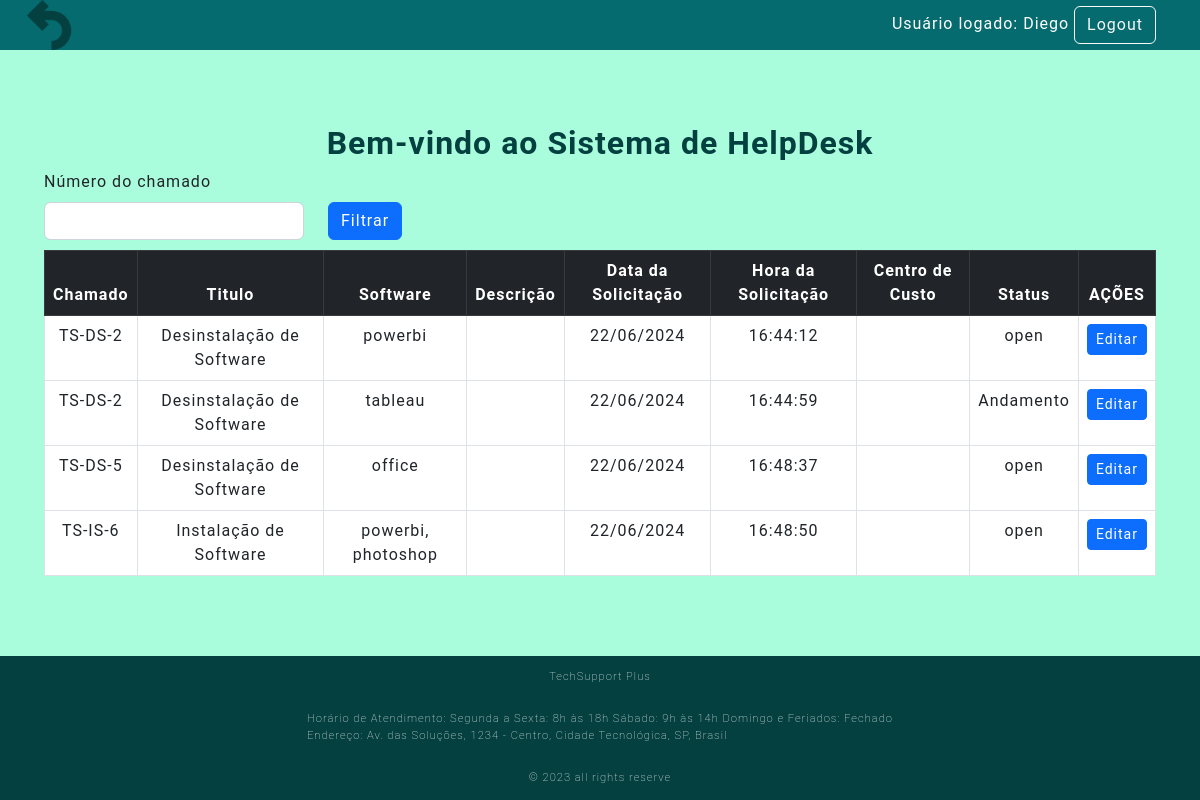
The page /tiket (signed in) on the database its author committed.
### Src/Model/Bd.py (models this page shows, shortened)
class CreatUser(UserMixin,db.Model):
    __tablename__ = "CreatUser"
    id = db.Column(db.Integer, primary_key=True, autoincrement=True)
    userName = db.Column(db.String(150), nullable=False)
    fone = db.Column(db.String(50), nullable=False)
    cadDate = db.Column(db.String(50), nullable=False)
    hour = db.Column(db.String(10), nullable=False)
    emailUser = db.Column(db.String(150), nullable=False)
    passwordUser = db.Column(db.String, nullable=False)
    status = db.Column(db.String(5), nullable=False)

class Ticket(db.Model):
    __tablename__ = "Ticket"
    id = db.Column(db.Integer, primary_key=True, autoincrement=True)
    idUser = db.Column(db.Integer,db.ForeignKey('CreatUser.id'))
    identificador = db.Column(db.String(50), nullable=False)
    title = db.Column(db.String(50), nullable=False)
    software = db.Column(db.String(50), nullable=False)
    description = db.Column(db.String, nullable=False)
    status = db.Column(db.String(20), nullable=False, default='Open')
    execution = db.Column(db.String(500), nullable=False)
    created_data = db.Column(db.String, nullable=False)
    created_hora = db.Column(db.String, nullable=False)
    cost_center = db.Column(db.String, nullable=False)

### Src/View/NewTicket.py (the view)
@tk.route('/tiket')
def tiket():
    tickets = Ticket.query.all()
    return render_template('servicos.html', tickets=tickets)

### Src/View/Login.py (called while the page is built)
@login_manager.user_loader
def load_user(employee_id):
  usuario = CreatUser.query.filter_by(id=employee_id).first()
  return usuario

### Templates/servicos.html
{% extends 'base.html' %}
{% block conteudo %}
<h1>Bem-vindo ao Sistema de HelpDesk</h1>
<div class="row" style="text-align: left;">
    <label class="form-label" for="form3Example4">Número do chamado</label>
    <form method="POST" action="{{url_for('router.tk.servicos')}}" >
        <div class="form-group row">
            <div class="form-group col-md-3">
                <input type="text" class="form-control" name="numeroChamado">
            </div>
            <div class="col-auto">
                <button type="submit" class="btn btn-primary">Filtrar</button>
            </div>
        </div>
    </form>
    <br> <br>
</div>
<div class="bg-white ">
    <table class="table table-bordered table-hover">
        <thead class="table-dark">
            <tr>
                <th scope="col">Chamado</th>
                <th scope="col">Titulo</th>
                <th scope="col">Software</th>
                <th scope="col">Descrição</th>
                <th scope="col">Data da Solicitação</th>
                <th scope="col">Hora da Solicitação</th>
                <th scope="col">Centro de Custo</th>
                <th scope="col">Status</th>
                <th scope="col">AÇÕES</th>
            </tr>
        </thead>
        <tbody>
            {% for ticket in tickets %}
            {% if ticket.status != "Fechado" %}
            <tr>
                <td>{{ticket.identificador}}</td>
                <td>{{ticket.title}}</td>
                <td>{{ticket.software}}</td>
                <td>{{ticket.description}}</td>
                <td>{{ticket.created_data}}</td>
                <td>{{ticket.created_hora}}</td>
                <td>{{ticket.cost_center}}</td>
                <td>{{ticket.status}}</td>
                <td> <a href="{{ticket.id}}/atendimento" class="btn btn-primary btn-sm" >Editar</a>
                </td>
            </tr>
            {% endif %}
            {% endfor %}
        </tbody>
    </table>
</div>
{% endblock conteudo %}

### Templates/nav.html (shortened to what this page needs)
<nav class="navbar navbar-expand-lg bg-body-tertiary" id="nav_content">
  <div class="container-fluid" id="nav_content">
    <div class="container-fluid">
      <a href="{{ url_for('router.home.index') }}">
        <img src="{{ url_for('static', filename='img/seta-de-retorno-a-esquerda.png') }}"
          alt="Remoção ou Desinstalação de Software" width="50">
      </a>
    </div>
    <div class="ms-auto">
      {% if not current_user.userName %}
      <div class="text-end login-button">
        <a type="button" class="btn btn-outline-light me-2" href="{{url_for('router.login.login')}}">Login</a>
      </div>
      {% else %}
      <div class="text-end me-4 user-info">
        Usuário logado: {{current_user.userName}}
        <a type="button" class="btn btn-outline-light me-2" href="{{url_for('router.login.logout')}}">Logout</a>
      </div>
      {% endif %}
    </div>
  </div>
</nav>

### Public/style.css (style rules this page uses)
:root { --color-neutral-0: #044040; --color-neutral-10: #2e2c2c; --color-neutral-20: #066b6e; --color-neutral-30: #a8a29e; --color-neutral-40: #fcf8f8; --color-neutral-50: #a9fddd; }
#nav_content { background-color: var(--color-neutral-20); position: fixed; top: 0; width: 100%; z-index: 1000; }
* { font-family: 'Roboto', sans-serif; margin: 0; padding: 0; box-sizing: border-box; letter-spacing: 1px; }
body { background: var(--color-neutral-50); display: flex; flex-direction: column; min-height: 100vh; }
h1 { color: var(--color-neutral-0); font-size: 2rem; font-weight: bold; }
.user-info { text-align: right; color: white; width: 300px; }

### rows shown on the page
CreatUser: userName "Diego"
Ticket: identificador "TS-DS-2", title "Desinstalação de Software", software "powerbi", created_data "22/06/2024", created_hora "16:44:12", status "open"
Ticket: identificador "TS-DS-2", title "Desinstalação de Software", software "tableau", created_data "22/06/2024", created_hora "16:44:59", status "Andamento"
Ticket: identificador "TS-DS-5", title "Desinstalação de Software", software "office", created_data "22/06/2024", created_hora "16:48:37", status "open"
Ticket: identificador "TS-IS-6", title "Instalação de Software", software "powerbi, photoshop", created_data "22/06/2024", created_hora "16:48:50", status "open"
